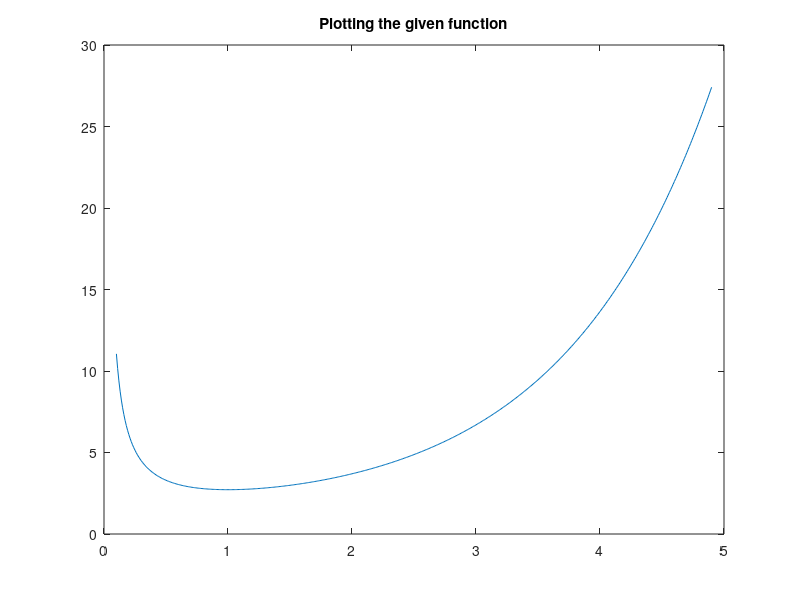

Write MATLAB code to recreate this figure. (Note: this script raises an error after producing the figure.)
fun = @(x) exp(x) ./ sqrt(x.^2);
Nmax = 20;

figure(1);
a = [0.1:0.01:4.9];
plot(a, fun(a));
title("Plotting the given function")
% A polynomial approx of order 3 or more should decently fit by intuition. 

crct_val = integral(fun,1,4)
estimate_val = zeros(4,1);
for i=2:Nmax
    estimate_val(i-1) = double( gauss_int(fun,1,4,i) );
end

figure(2);
plot([2:Nmax], crct_val*ones(Nmax-1,1));
hold on;
plot([2:Nmax], estimate_val);
legend("Estimated value","Accurate value",'Location','SouthEast');
title("Compare Gaussian Quadrature results with Integral results");